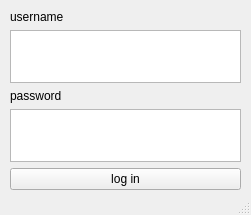
<?xml version="1.0" encoding="UTF-8"?>
<ui version="4.0">
 <class>loginWindow</class>
 <widget class="QMainWindow" name="loginWindow">
  <property name="geometry">
   <rect>
    <x>0</x>
    <y>0</y>
    <width>251</width>
    <height>215</height>
   </rect>
  </property>
  <property name="windowTitle">
   <string>loginWindow</string>
  </property>
  <widget class="QWidget" name="centralwidget">
   <widget class="QWidget" name="verticalLayoutWidget">
    <property name="geometry">
     <rect>
      <x>10</x>
      <y>10</y>
      <width>231</width>
      <height>181</height>
     </rect>
    </property>
    <layout class="QVBoxLayout" name="verticalLayout">
     <item>
      <widget class="QLabel" name="label">
       <property name="text">
        <string>username</string>
       </property>
      </widget>
     </item>
     <item>
      <widget class="QTextEdit" name="textEdit"/>
     </item>
     <item>
      <widget class="QLabel" name="label_2">
       <property name="text">
        <string>password</string>
       </property>
      </widget>
     </item>
     <item>
      <widget class="QTextEdit" name="textEdit_2"/>
     </item>
     <item>
      <widget class="QPushButton" name="pushButton">
       <property name="text">
        <string>log in</string>
       </property>
      </widget>
     </item>
    </layout>
   </widget>
  </widget>
  <widget class="QStatusBar" name="statusbar"/>
 </widget>
 <resources/>
 <connections/>
</ui>
